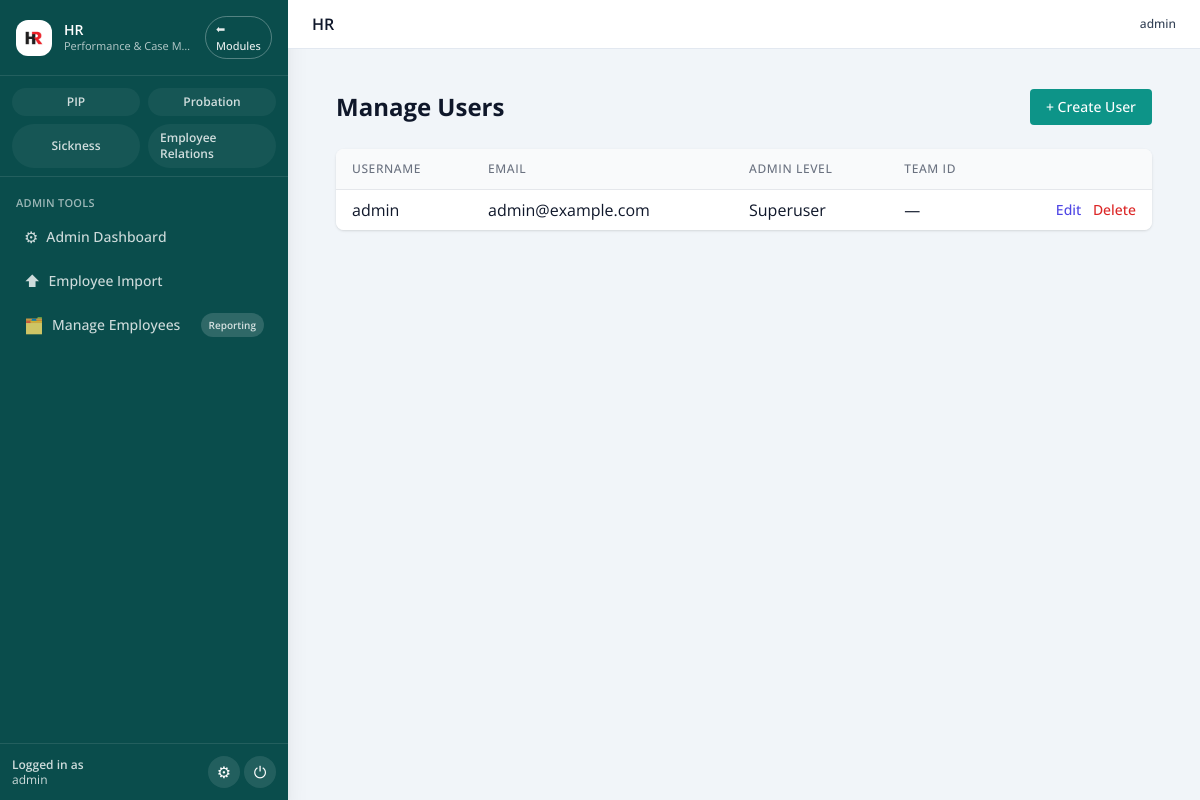
Before: /admin/users (signed in) with the older database file.
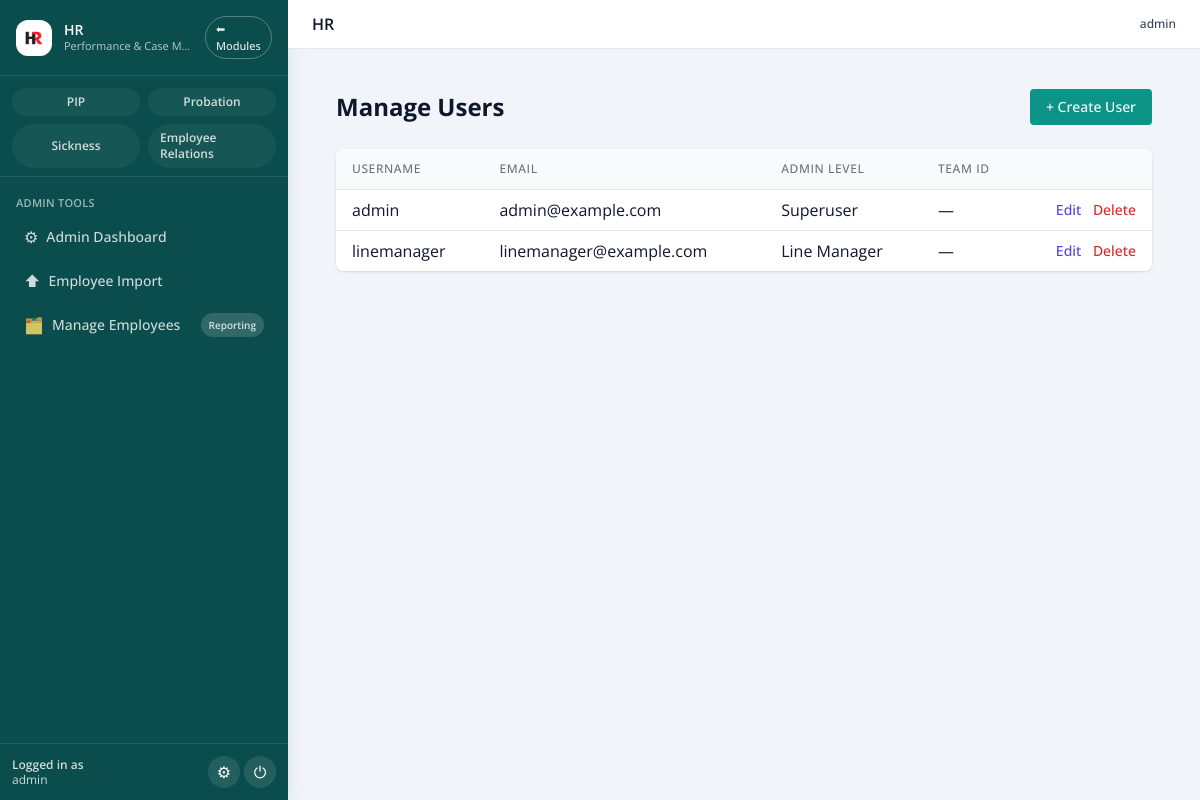
After: the same page with the newer database file.
### pip_app/models.py (models this page shows, shortened)
class User(db.Model, UserMixin):
    id = db.Column(db.Integer, primary_key=True)
    username = db.Column(db.String(80), unique=True, nullable=False)
    email = db.Column(db.String(120), unique=True, nullable=False)
    password_hash = db.Column(db.String(200), nullable=False)
    admin_level = db.Column(db.Integer, default=0)  # 0 = line mgr, 1 = admin, 2 = superuser
    team_id = db.Column(db.Integer, nullable=True)
    def is_superuser(self):
        return self.admin_level == 2

### old files/app - 050226.py (the view)
@app.route('/admin/users')
@login_required
def manage_users():
    if not current_user.is_superuser():
        flash('Access denied.', 'danger')
        return redirect(url_for('dashboard'))
    users = User.query.all()
    return render_template('admin_users.html', users=users)

### old files/app - 050226.py (called while the page is built)
@login_manager.user_loader
def load_user(user_id):
    return db.session.get(User, int(user_id))

@app.context_processor
def inject_module():
    return dict(active_module=session.get('active_module'))

@app.context_processor
def inject_csrf_token():
    return dict(csrf_token=generate_csrf)

@app.before_request
def set_active_module():
    path = (request.path or "").lower()
    if path.startswith('/pip/') or path.startswith('/employee/') or path in (
        '/dashboard', '/pip_list', '/employee/list', '/employee/add', '/pip/select-employee'
    ):
        session['active_module'] = 'PIP'
    elif path.startswith('/probation/'):
        session['active_module'] = 'Probation'
    elif path == '/':
        session.pop('active_module', None)

### templates/admin_users.html
{% extends "base.html" %}
{% block content %}
<div class="p-6">
  <div class="flex items-center justify-between mb-6">
    <h1 class="text-2xl font-bold">Manage Users</h1>
    <a href="{{ url_for('create_user') }}" class="inline-flex items-center px-4 py-2 bg-teal-600 text-white text-sm font-medium rounded hover:bg-teal-700">
      + Create User
    </a>
  </div>
  <div class="overflow-x-auto bg-white shadow rounded-lg">
    <table class="min-w-full divide-y divide-gray-200">
      <thead class="bg-gray-50">
        <tr>
          <th class="px-4 py-3 text-left text-xs font-medium text-gray-500 uppercase tracking-wider">Username</th>
          <th class="px-4 py-3 text-left text-xs font-medium text-gray-500 uppercase tracking-wider">Email</th>
          <th class="px-4 py-3 text-left text-xs font-medium text-gray-500 uppercase tracking-wider">Admin Level</th>
          <th class="px-4 py-3 text-left text-xs font-medium text-gray-500 uppercase tracking-wider">Team ID</th>
          <th class="px-4 py-3"></th>
        </tr>
      </thead>
      <tbody class="bg-white divide-y divide-gray-200">
        {% for user in users %}
        <tr>
          <td class="px-4 py-2 whitespace-nowrap">{{ user.username }}</td>
          <td class="px-4 py-2 whitespace-nowrap">{{ user.email }}</td>
          <td class="px-4 py-2 whitespace-nowrap">
            {% if user.admin_level == 2 %}
              Superuser
            {% elif user.admin_level == 1 %}
              Admin
            {% else %}
              Line Manager
            {% endif %}
          </td>
          <td class="px-4 py-2 whitespace-nowrap">{{ user.team_id or '—' }}</td>
          <td class="px-4 py-2 whitespace-nowrap text-right text-sm font-medium">
            <a href="{{ url_for('edit_user', user_id=user.id) }}" class="text-indigo-600 hover:text-indigo-900 mr-2">Edit</a>
            <form method="POST" action="{{ url_for('delete_user', user_id=user.id) }}" class="inline" onsubmit="return confirm('Are you sure you want to delete this user?');">
              <button type="submit" class="text-red-600 hover:text-red-800">Delete</button>
            </form>
          </td>
        </tr>
        {% endfor %}
      </tbody>
    </table>
  </div>
</div>
{% endblock %}

### templates/base.html (shortened to what this page needs)
<!doctype html>
<html lang="en">
<head>
  <script src="https://cdn.tailwindcss.com"></script>
  <link rel="stylesheet" href="{{ url_for('static', filename='css/tokens.css') }}">
  <link rel="stylesheet" href="{{ url_for('static', filename='css/ui.css') }}">
</head>
<body class="bg-slate-100 text-slate-900">
{% set is_logged_in = current_user.is_authenticated if current_user is defined else False %}
{% set current_endpoint = request.endpoint or '' %}
{% set active_module = (active_module|default(None)) or session.get('active_module') %}
{% set layout = (layout|default('')) %}
{% set hide_sidebar = ((hide_sidebar if hide_sidebar is defined else False) or (not is_logged_in) or (layout == 'fullscreen')) %}
<div class="min-h-screen flex bg-slate-100">
  {% if is_logged_in and not hide_sidebar %}
    <aside class="flex flex-col w-72 bg-[#0a4d4c] text-white shadow-xl">
      <div class="px-4 py-4 border-b border-white/10 flex items-center justify-between gap-3">
        <div class="flex items-center gap-3 min-w-0">
          <div class="h-9 w-9 rounded-xl bg-white flex items-center justify-center shrink-0">
            <img src="{{ url_for('static', filename='images/logo.avif') }}"
                 alt="HR" class="h-8 w-8 rounded-lg object-cover">
          </div>
          <div class="min-w-0">
            <div class="text-sm font-semibold leading-tight truncate">HR</div>
            <div class="text-[11px] text-white/70 truncate">Performance &amp; Case Management</div>
          </div>
        </div>
        <a href="{{ url_for('main.home') }}"
           class="inline-flex items-center justify-center rounded-full border border-white/30 px-2.5 py-1 text-[11px] font-medium text-white/90 hover:bg-white/10">
          ⬅ Modules
        </a>
      </div>
      <div class="px-3 pt-3 pb-2 border-b border-white/10">
        <div class="grid grid-cols-2 gap-2">
          <a href="{{ url_for('dashboard') }}"
             class="inline-flex items-center justify-center gap-1.5 rounded-full px-3 py-1.5 text-[11px] font-semibold
                    {% if active_module == 'PIP' %}
                      bg-white text-[#0a4d4c]
                    {% else %}
                      bg-white/5 text-white/80 hover:bg-white/10
                    {% endif %}">
            <span class="text-xs">PIP</span>
          </a>
          <a href="{{ url_for('probation_dashboard') }}"
             class="inline-flex items-center justify-center gap-1.5 rounded-full px-3 py-1.5 text-[11px] font-semibold
                    {% if active_module == 'Probation' %}
                      bg-white text-[#0a4d4c]
                    {% else %}
                      bg-white/5 text-white/80 hover:bg-white/10
                    {% endif %}">
            <span class="text-xs">Probation</span>
          </a>
          <a href="{{ url_for('sickness_dashboard') }}"
             class="inline-flex items-center justify-center gap-1.5 rounded-full px-3 py-1.5 text-[11px] font-semibold
                    {% if active_module == 'Sickness' %}
                      bg-white text-[#0a4d4c]
                    {% else %}
                      bg-white/5 text-white/80 hover:bg-white/10
                    {% endif %}">
            <span class="text-xs">Sickness</span>
          </a>
          {% if current_user.is_superuser() %}
          <a href="{{ url_for('employee_relations.dashboard') }}"
             class="inline-flex items-center justify-center gap-1.5 rounded-full px-3 py-1.5 text-[11px] font-semibold
                    {% if active_module == 'Employee Relations' %}
                      bg-white text-[#0a4d4c]
                    {% else %}
                      bg-white/5 text-white/80 hover:bg-white/10
                    {% endif %}">
            <span class="text-xs">Employee Relations</span>
          </a>
          {% endif %}
        </div>
      </div>
      <nav class="flex-1 overflow-y-auto px-3 py-4 space-y-6 text-sm">
        {% if current_user.is_superuser() %}
          <div>
            <div class="px-1 text-[11px] font-semibold uppercase tracking-wide text-white/60 mb-1">
              Admin Tools
            </div>
            <ul class="space-y-1">
              <li>
                <a href="{{ url_for('admin_dashboard') }}"
                   class="flex items-center gap-2 rounded-xl px-3 py-2
                          {% if current_endpoint == 'admin_dashboard' %}
                            bg-white text-[#0a4d4c]
                          {% else %}
                            text-white/80 hover:bg-white/10
                          {% endif %}">
                  <span class="text-base">⚙</span>
                  <span class="text-sm font-medium">Admin Dashboard</span>
                </a>
              </li>
              <li>
                <a href="{{ url_for('employee_import') }}"
                   class="flex items-center gap-2 rounded-xl px-3 py-2
                          {% if current_endpoint == 'employee_import' %}
                            bg-white text-[#0a4d4c]
                          {% else %}
                            text-white/80 hover:bg-white/10
                          {% endif %}">
                  <span class="text-base">⬆</span>
                  <span class="text-sm font-medium">Employee Import</span>
                </a>
              </li>
              <li>
                <a href="{{ url_for('manage_employee.index') }}"
                   class="flex items-center justify-between gap-2 rounded-xl px-3 py-2
                          {% if current_endpoint.startswith('manage_employee.') %}
                            bg-white text-[#0a4d4c]
                          {% else %}
                            text-white/80 hover:bg-white/10
                          {% endif %}">
                  <span class="flex items-center gap-2 min-w-0">
                    <span class="text-base">🗂️</span>
                    <span class="text-sm font-medium">Manage Employees</span>
                  </span>
                  <span class="rounded-full px-2 py-0.5 text-[10px] font-semibold
                               {% if current_endpoint == 'manage_employee.reporting' %}
                                 bg-[#0a4d4c] text-white
                               {% else %}
                                 bg-white/15 text-inherit
                               {% endif %}">
                    Reporting
                  </span>
                </a>
              </li>
            </ul>
          </div>
        {% endif %}
      </nav>
      <div class="px-3 py-3 border-t border-white/10">
        <div class="flex items-center justify-between gap-2">
          <div class="text-xs text-white/80 leading-tight min-w-0">
            <div class="font-semibold">Logged in as</div>
            <div class="truncate">{{ current_user.username }}</div>
          </div>
          <div class="flex items-center gap-1">
            {% if current_user.is_superuser() %}
              <a href="{{ url_for('admin_dashboard') }}"
                 class="inline-flex items-center justify-center rounded-full bg-white/10 hover:bg-white/20 h-8 w-8 text-base"
                 title="Admin Tools">
                ⚙
              </a>
            {% endif %}
            <form action="{{ url_for('auth.logout') }}" method="post">
              <button type="submit"
                      class="inline-flex items-center justify-center rounded-full bg-white/10 hover:bg-white/20 h-8 w-8 text-base"
                      title="Logout">
                ⏻
              </button>
            </form>
          </div>
        </div>
      </div>
    </aside>
  {% endif %}
  <div class="flex-1 flex flex-col min-w-0">
    <header class="w-full border-b border-slate-200 bg-white">
      <div class="px-4 sm:px-6 py-3 flex items-center justify-between gap-3">
        <div class="flex items-center gap-3">
          <div>
            {% block page_title %}
              <h1 class="text-base font-semibold text-slate-900">
                HR
              </h1>
            {% endblock %}
          </div>
        </div>
        {% if is_logged_in %}
          <div class="hidden md:flex items-center gap-4 text-xs text-slate-500">
            <div class="text-right">
              <div class="font-medium text-slate-700">{{ current_user.username }}</div>
            </div>
          </div>
        {% endif %}
      </div>
    </header>
    <div class="px-4 sm:px-6 pt-4">
    </div>
    <main class="flex-1 min-w-0 px-4 sm:px-6 pb-8">
      {% block content %}{% endblock %}
    </main>
  </div>
</div>
</body>
</html>

### static/css/tokens.css (style rules this page uses)
:root { --color-brand-50: #e8f3f2; --color-brand-100: #cfe7e6; --color-brand-200: #a4d1cf; --color-brand-300: #75bbb7; --color-brand-400: #2e9e99; --color-brand-500: #008a86; --color-brand-600: #005b5a; --color-brand-700: #004746; --color-brand-800: #003635; --color-brand-900: #012929; --color-bg: #ffffff; --color-surface: #ffffff; --color-text: #111827; --color-subtle: #6b7280; --color-border: #e5e7eb; --color-success: #10b981; --color-warning: #f59e0b; --color-danger: #ef4444; --color-info: #3b82f6; --color-focus: rgba(0, 91, 90, 0.25); --space-0: 0; --space-1: 0.25rem; --space-2: 0.5rem; --space-3: 0.75rem; --space-4: 1rem; --space-5: 1.25rem; --space-6: 1.5rem; --radius-sm: 0.375rem; --radius-md: 0.5rem; --radius-lg: 0.75rem; --radius-xl: 1rem; --shadow-sm: 0 1px 2px rgba(0,0,0,0.06); --shadow-md: 0 4px 10px rgba(0,0,0,0.08); --font-sans: ui-sans-serif, system-ui, -apple-system, Segoe UI, Roboto, Inter, "Helvetica Neue", Arial, "Noto Sans", "Apple Color Emoji", "Segoe UI Emoji"; --fs-xs: 0.75rem; --fs-sm: 0.875rem; --fs-base: 1rem; --fs-lg: 1.125rem; --fs-xl: 1.25rem; }
:where(button, [type="button"], [type="submit"], a, input, select, textarea):focus { outline: 2px solid transparent; box-shadow: 0 0 0 3px var(--color-focus); border-radius: inherit; }

### static/css/ui.css (style rules this page uses)
html, body { color: var(--color-text); background: var(--color-bg); font-family: var(--font-sans); font-size: var(--fs-base); }

### templates/base.html (style rules this page uses)
body { font-family: 'Open Sans', system-ui, -apple-system, BlinkMacSystemFont, 'Segoe UI', sans-serif; }

Changed rows visible on the page:
added User: username "linemanager", email "linemanager@example.com", admin_level "Line Manager", team_id "—"
